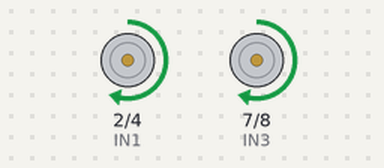
Bench run of a sketch on a simulated Arduino Uno, built with avr-gcc and run on an emulated ATmega328P. Parts: motor-driver pin pairs drawn as motors (green arrow = first pin HIGH = forward, orange = second pin HIGH = backward, longer = more drive, scaled by the enable pin).

Above: at 1.5 s.
At 4.5 s:
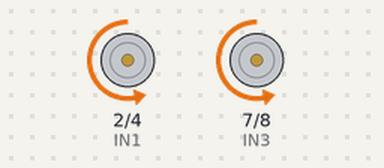
At 7.5 s:
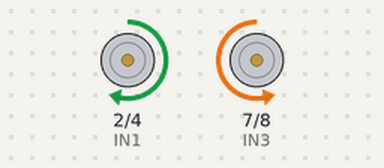
At 13.0 s:
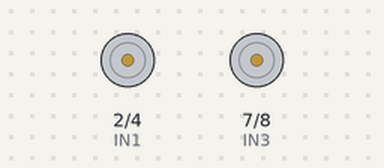
Timing chart, 0 to 18.2 s (numbered marks = the images above):
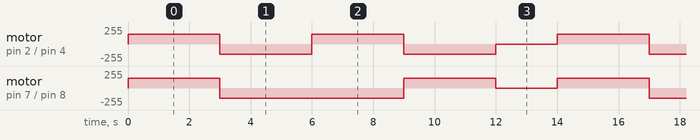

The sketch:

Motores.ino
```cpp
// Pines de conexión
int ENA = 3, ENB = 9;
int IN1 = 2, IN2 = 4, IN3 = 7, IN4 = 8;

void setup() {
  pinMode(IN1, OUTPUT);
  pinMode(IN2, OUTPUT);
  pinMode(IN3, OUTPUT);
  pinMode(IN4, OUTPUT);
  pinMode(ENA, OUTPUT);
  pinMode(ENB, OUTPUT);
}

void loop() {
  // Mueve los motores hacia adelante por 3 segundos
  adelante();
  delay(3000);

  // Mueve los motores hacia atrás por 3 segundos
  atras();
  delay(3000);

  // Mueve los motores a la izquierda por 3 segundos
  izquierda();
  delay(3000);

  // Mueve los motores a la derecha por 3 segundos
  derecha();
  delay(3000);

  // Detiene los motores por 2 segundos antes de repetir el ciclo
  detener();
  delay(2000); // Pausa antes de reiniciar la secuencia
}

void adelante() {
  // Ambos motores hacia adelante
  digitalWrite(IN1, HIGH); digitalWrite(IN2, LOW);
  digitalWrite(IN3, HIGH); digitalWrite(IN4, LOW);
  analogWrite(ENA, 150); // Ajusta la velocidad
  analogWrite(ENB, 150); // Ajusta la velocidad
}

void atras() {
  // Ambos motores hacia atrás
  digitalWrite(IN1, LOW); digitalWrite(IN2, HIGH);
  digitalWrite(IN3, LOW); digitalWrite(IN4, HIGH);
  analogWrite(ENA, 150); // Ajusta la velocidad
  analogWrite(ENB, 150); // Ajusta la velocidad
}

void izquierda() {
  // Mueve los motores para girar hacia la izquierda
  digitalWrite(IN1, HIGH); digitalWrite(IN2, LOW);
  digitalWrite(IN3, LOW); digitalWrite(IN4, HIGH);
  analogWrite(ENA, 150); // Ajusta la velocidad
  analogWrite(ENB, 150); // Ajusta la velocidad
}

void derecha() {
  // Mueve los motores para girar hacia la derecha
  digitalWrite(IN1, LOW); digitalWrite(IN2, HIGH);
  digitalWrite(IN3, HIGH); digitalWrite(IN4, LOW);
  analogWrite(ENA, 150); // Ajusta la velocidad
  analogWrite(ENB, 150); // Ajusta la velocidad
}

void detener() {
  // Detiene ambos motores
  digitalWrite(IN1, LOW); digitalWrite(IN2, LOW);
  digitalWrite(IN3, LOW); digitalWrite(IN4, LOW);
  analogWrite(ENA, 0); // Apaga los motores
  analogWrite(ENB, 0); // Apaga los motores
}
```

Measured:
- by itself, motor on pin 7 (IN3) / pin 8 (IN4): repeats every 14.0 s: backward 150/255 6.0 s, forward 150/255 3.0 s, stopped 2.0 s, forward 150/255 3.0 s
- by itself, motor on pin 2 (IN1) / pin 4 (IN2): repeats every 14.0 s: backward 150/255 3.0 s, forward 150/255 3.0 s, backward 150/255 3.0 s, stopped 2.0 s, forward 150/255 3.0 s
